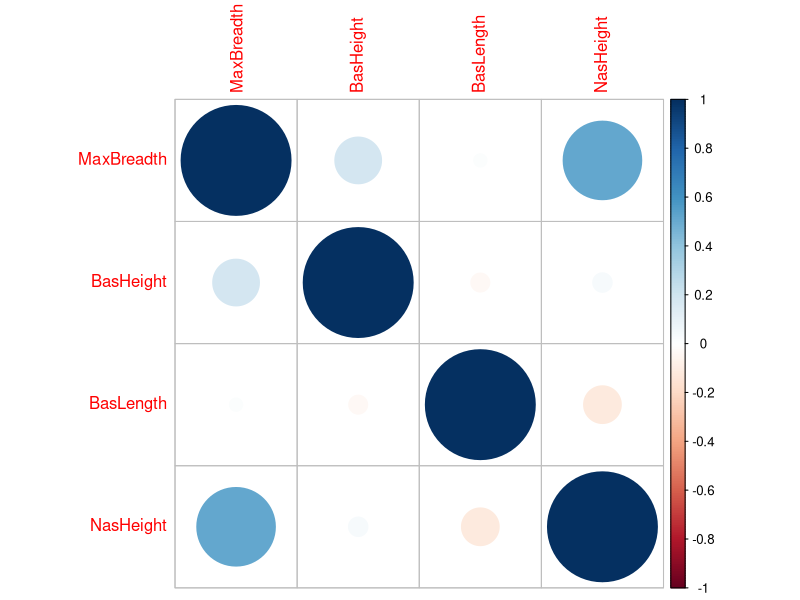
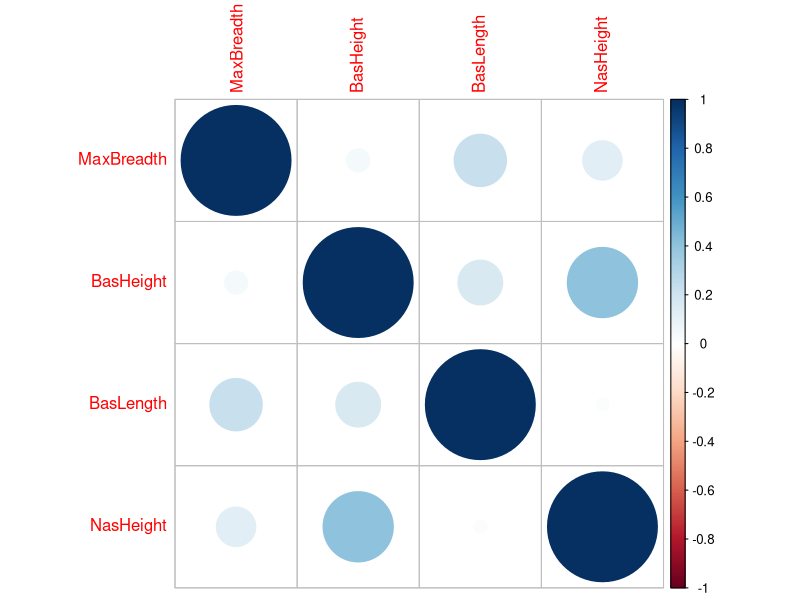
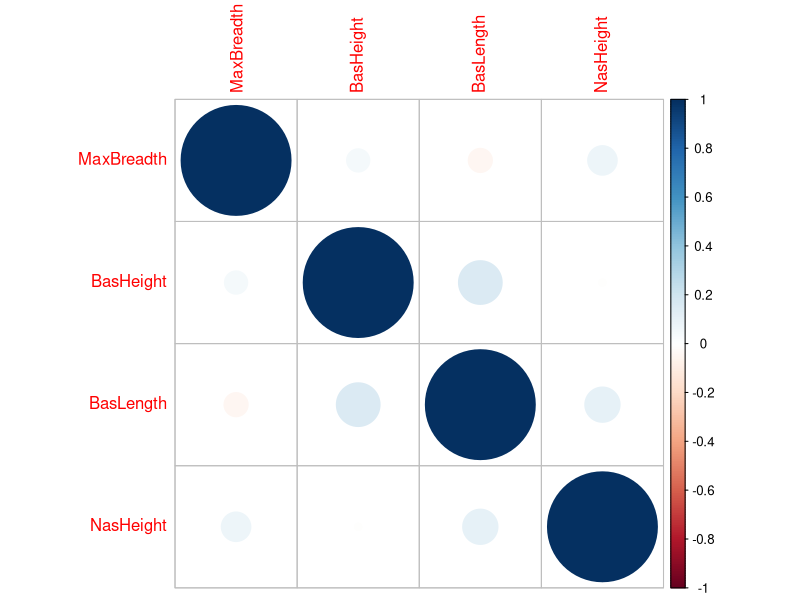
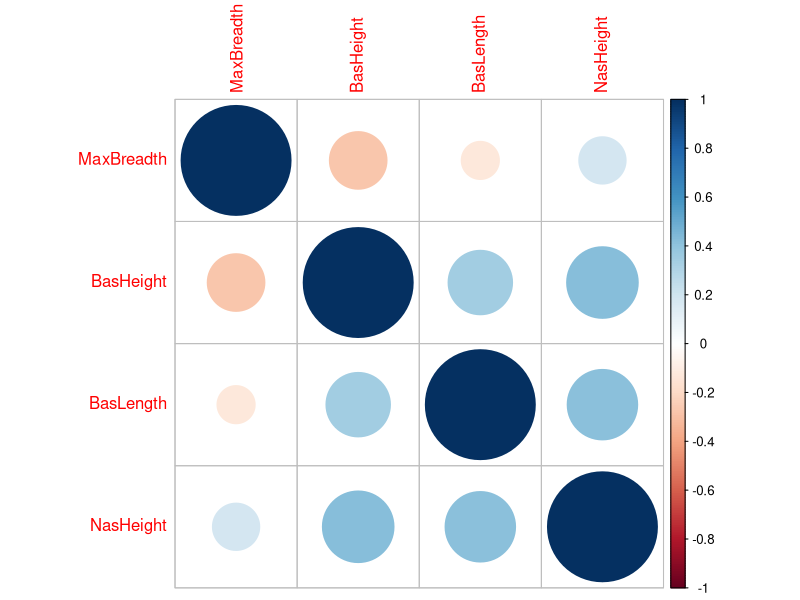
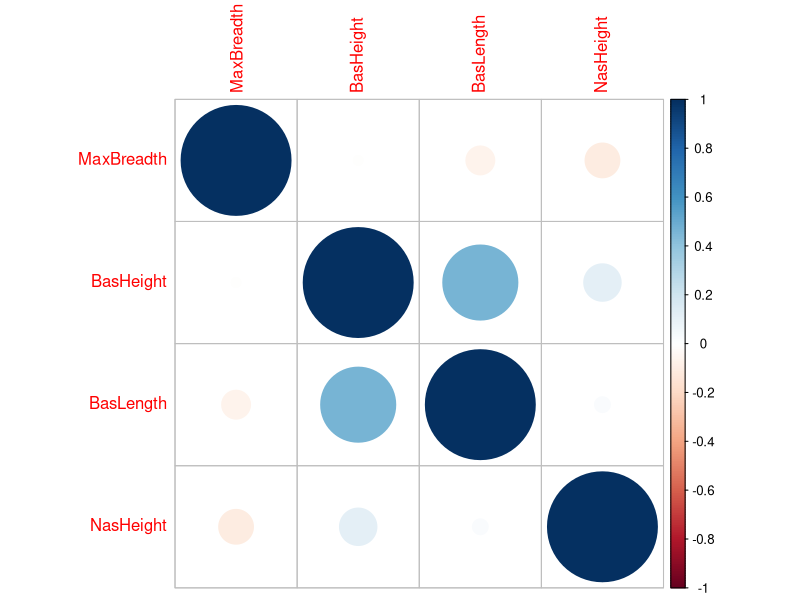

These charts were generated, in order, by the following R code:
library(readr)
CA1 <- read_csv("CA1.csv")
View(CA1)

dat <- as.matrix(CA1)

# Question 1
means <- matrix(nrow = 5, ncol = 5)
for (i in 1:5) {
  # calculate the means for all column for one time period
  means[i,] = t(apply(dat[dat[,5] == i,], 2, mean))
}

means[,1:4]

# can also use dplyr

# alternative method: matrices -

all_means <- matrix(nrow = 5, ncol = 5)
for (i in 1:5) { # one loop for each time period
  mat_i <- dat[dat[,5] == i,]
  vec1 <- matrix(1, nrow = nrow(mat_i))
  means_i <- (1/nrow(mat_i)) * vec1 %*% t(vec1) %*% mat_i
  all_means[i,] <- means_i[1,]
}

print(all_means)

# Question 2
install.packages("corrplot")
library(corrplot)

for (i in 1:5) {
  png(paste0("correlation_plot_period_", i, ".png"), width = 800, height = 600)
  mat_i <- dat[dat[,5] == i,1:4]
  varcovmat <- cor(mat_i)
  corrplot(varcovmat, method = 'circle')
  dev.off()
}

# Question 3
tp1 <- dat[dat[,5]==1,]
X1 <- tp1[,1]
X2 <- tp1[,3]
vec1 <- matrix(1, nrow = length(X1))

# method 1: use the deviance vectors

dev_vec_X1 <- X1 - 1/length(X1) * vec1 %*% t(vec1) %*% X1
dev_vec_X2 <- X2 - 1/length(X2) * vec1 %*% t(vec1) %*% X2
angle <- acos((t(dev_vec_X1)%*% dev_vec_X2)/(norm(dev_vec_X1)*norm(dev_vec_X2)))
angle # in radians

# method 2: use the variance covariance matrix

cov_mat <- cov(tp1)
angle <- acos(cov_mat[1,3] / (sqrt(cov_mat[1,1])*sqrt(cov_mat[3,3])))
angle # in radians

# The angle is 1.5 radians, which is almost pi/2 (a 90 degree angle). This implies that the vectors are almost orthogonal, meaning that they have nearly no correlation. In question 2, we see that the correlation between x1 and x3 is 0.015, which is indeed small.

# Question 4
b <- matrix(c(-1, 0, 0, 3, 0), nrow = 5)
y_means <- t(b) %*% t(all_means)
y_means

Y <- matrix(ncol = 5, nrow = 30)
for (i in 1:5) {
  mat_i <- dat[dat[,5] == i,]
  y_i <- mat_i %*% b
  Y[,i] <- y_i
}

cov(Y)

y_cov <- t(b) %*% cov(all_means) %*% b
y_cov
